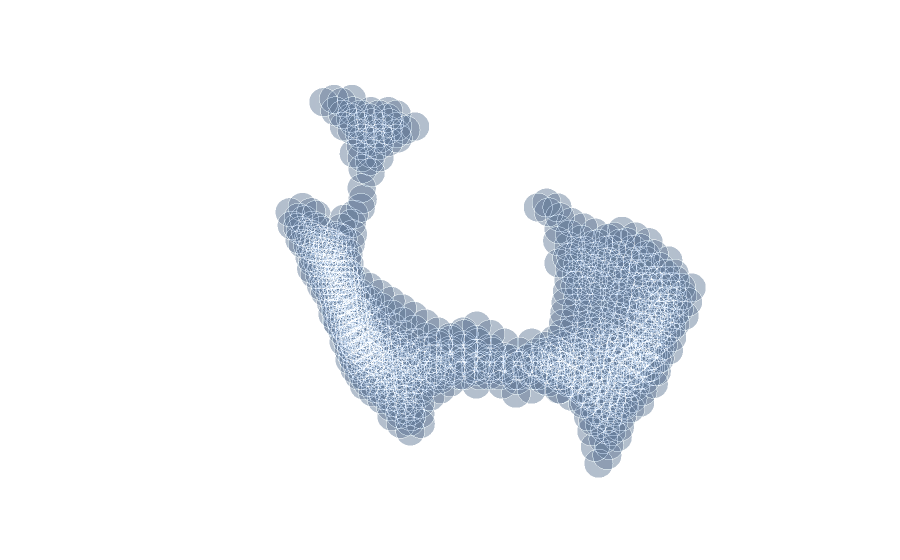
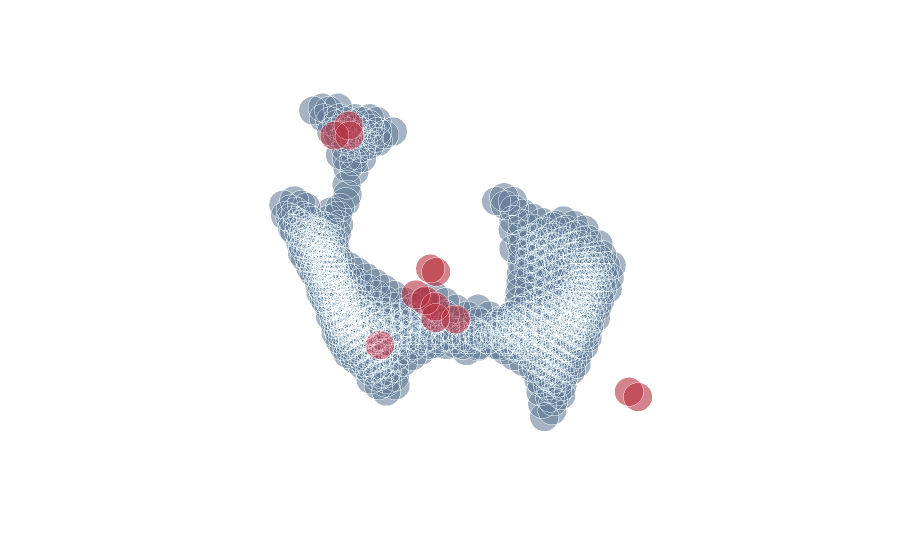
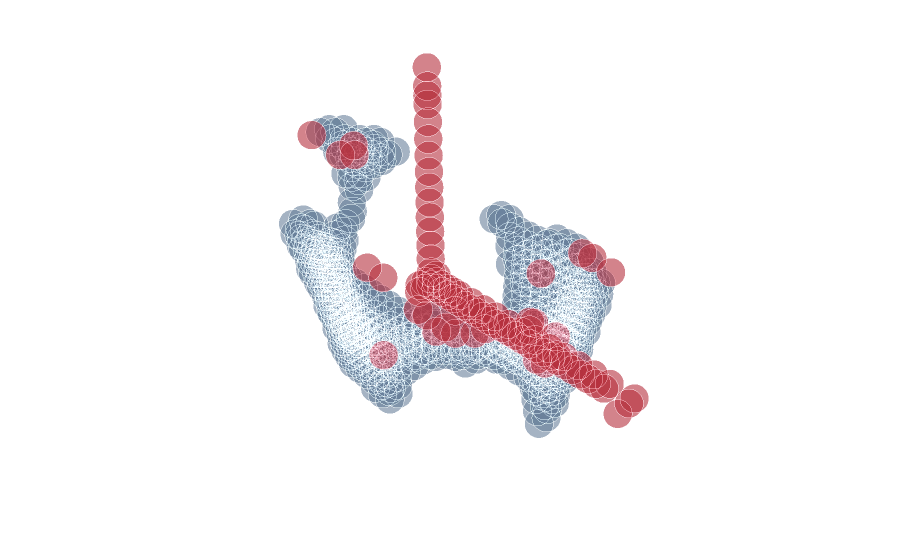
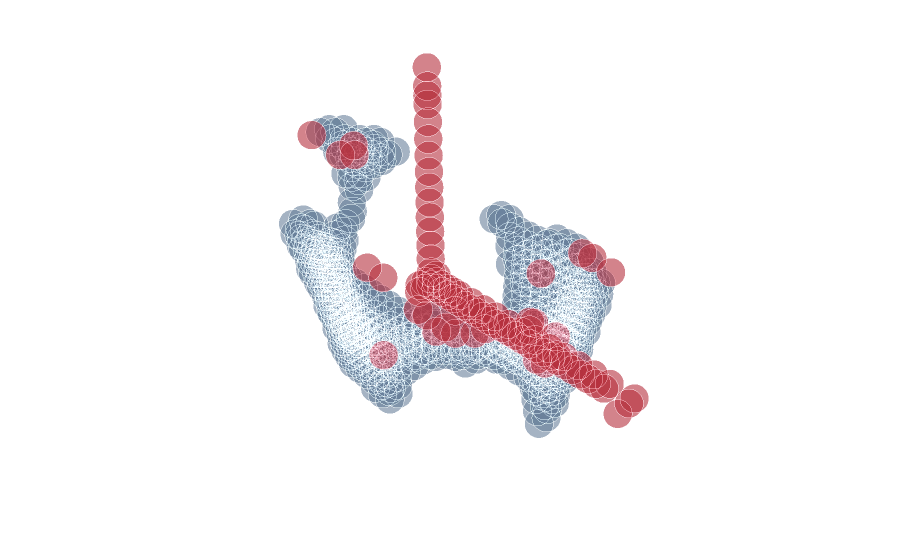

Notebook cell for these charts, in order:
### Code cell
l1loss = lambda a, b: np.mean(np.abs(a - b))
n = arq_voxels.shape[0]

# Uncomment the desire choice
i = np.random.choice(n) # get random index
#i = np.random.choice(np.argsort(improvement)[::-1][:int(n*.07)]) # get good result
#i = np.random.choice(np.argsort(improvement)[:int(n*.07)]) # get bad result

print('Complete object:')

#plot_vol(arq_voxels_target[i])###############################################################
n_voxels_target = np.sum(arq_voxels_target[i] == 1)

size = 10
print('Fractured object (l1=%.4f):' % l1loss(arq_voxels_target[i], arq_voxels[i]))
n_voxels = np.sum(arq_voxels[i] == 1)
missing_points = n_voxels_target - n_voxels
perc_missing = missing_points * 100 / n_voxels_target
print(f'Missing voxels: {missing_points} (%.2f%%)' % perc_missing)
#plot_one(arq_voxels[i])
plot_vol(arq_voxels[i], s=size)

print('Reconstruction (l1=%.4f):' % l1loss(arq_voxels_target[i], arq_result[i]))
missing_points_result = np.sum((arq_voxels_target[i] + (arq_result[i] > 0)) == 0)
extra_points = np.sum((arq_voxels_target[i] + (arq_result[i] > 0)) == 1)
print(f'Missing voxels    : {missing_points} -> {missing_points_result}')
print(f'Extra voxels added: {extra_points}')
#plot_vol(arq_voxels_target[i], s=size) #completo
plot_reconstruction(arq_voxels[i], arq_result[i], s=size)
# plot_reconstruction(arq_voxels[i], arq_voxels_target[i], s=size)
rerecon = model.predict_one(arq_result[i], 'bathtub', decode_label=True)
plot_reconstruction(arq_voxels[i], rerecon[0], s=size)
rererecon = model.predict_one(arq_result[i], 'bathtub', decode_label=True)
plot_reconstruction(arq_voxels[i], rererecon[0], s=size)

### Figure 1 — Plotly figure (JSON) as saved in the notebook; plotly's stock layout.template omitted (floating-point values rounded to 4 significant figures; data arrays with more than 128 entries replaced by an {"elided": "..."} marker saying what was removed)
{"data": [{"marker": {"color": "rgb(105, 127, 155)", "line": {"color": "rgba(217, 217, 217, 0.14)", "width": 0.5}, "opacity": 0.5, "size": 10}, "mode": "markers", "type": "scatter3d", "x": {"elided": "834 int values"}, "y": {"elided": "834 int values"}, "z": {"elided": "834 int values"}}], "layout": {"margin": {"b": 0, "l": 0, "r": 0, "t": 0}, "scene": {"xaxis": {"visible": false}, "yaxis": {"visible": false}, "zaxis": {"visible": false}}}}

### Figure 2 — Plotly figure (JSON) as saved in the notebook; plotly's stock layout.template omitted (floating-point values rounded to 4 significant figures; data arrays with more than 128 entries replaced by an {"elided": "..."} marker saying what was removed)
{"data": [{"marker": {"color": "rgb(105, 128, 155)", "line": {"color": "rgba(217, 217, 217, 0.14)", "width": 0.5}, "opacity": 0.6, "size": 10}, "mode": "markers", "type": "scatter3d", "x": {"elided": "834 int values"}, "y": {"elided": "834 int values"}, "z": {"elided": "834 int values"}}, {"marker": {"color": "rgb(182, 49, 62)", "line": {"color": "rgba(217, 217, 217, 0.14)", "width": 0.5}, "opacity": 0.6, "size": 10}, "mode": "markers", "type": "scatter3d", "x": [0, 0, 1, 1, 11, 11, 12, 20, 21, 21, 21, 21, 21], "y": [0, 1, 29, 30, 1, 1, 0, 15, 21, 22, 23, 23, 25], "z": [0, 0, 0, 0, 21, 22, 21, 9, 18, 18, 17, 18, 18]}], "layout": {"margin": {"b": 0, "l": 0, "r": 0, "t": 0}, "scene": {"xaxis": {"visible": false}, "yaxis": {"visible": false}, "zaxis": {"visible": false}}, "showlegend": false}}

### Figure 3 — Plotly figure (JSON) as saved in the notebook; plotly's stock layout.template omitted (floating-point values rounded to 4 significant figures; data arrays with more than 128 entries replaced by an {"elided": "..."} marker saying what was removed)
{"data": [{"marker": {"color": "rgb(105, 128, 155)", "line": {"color": "rgba(217, 217, 217, 0.14)", "width": 0.5}, "opacity": 0.6, "size": 10}, "mode": "markers", "type": "scatter3d", "x": {"elided": "834 int values"}, "y": {"elided": "834 int values"}, "z": {"elided": "834 int values"}}, {"marker": {"color": "rgb(182, 49, 62)", "line": {"color": "rgba(217, 217, 217, 0.14)", "width": 0.5}, "opacity": 0.6, "size": 10}, "mode": "markers", "type": "scatter3d", "x": [0, 0, 0, 0, 0, 0, 0, 0, 0, 0, 0, 0, 0, 0, 0, 0, 0, 0, 0, 0, 0, 0, 0, 0, 0, 0, 0, 0, 0, 0, 0, 0, 0, 0, 1, 1, 1, 1, 1, 1, 1, 1, 1, 1, 1, 1, 1, 1, 1, 1, 1, 1, 1, 1, 1, 1, 1, 1, 1, 1, 1, 1, 1, 2, 2, 3, 3, 7, 7, 7, 8, 8, 8, 9, 9, 11, 11, 12, 15, 17, 18, 19, 20, 20, 20, 20, 21, 21, 21, 21, 21, 21, 21], "y": [0, 0, 0, 0, 0, 0, 0, 0, 0, 0, 0, 0, 0, 0, 0, 0, 1, 1, 2, 3, 4, 5, 7, 9, 11, 13, 15, 17, 19, 21, 23, 25, 27, 30, 0, 1, 2, 3, 4, 5, 6, 7, 8, 9, 10, 11, 12, 13, 14, 15, 16, 17, 18, 19, 20, 21, 22, 23, 24, 25, 26, 27, 30, 0, 1, 1, 30, 22, 26, 27, 22, 22, 25, 26, 30, 1, 1, 0, 0, 29, 31, 31, 15, 24, 26, 27, 15, 17, 21, 22, 23, 24, 25], "z": [0, 1, 3, 5, 7, 9, 11, 13, 15, 17, 19, 21, 23, 24, 25, 27, 0, 1, 0, 0, 0, 0, 0, 0, 0, 0, 0, 0, 0, 0, 0, 0, 0, 0, 0, 0, 0, 0, 0, 0, 0, 0, 0, 0, 0, 0, 0, 0, 0, 0, 0, 0, 0, 0, 0, 0, 0, 0, 0, 0, 0, 0, 0, 0, 0, 0, 0, 15, 19, 19, 9, 10, 10, 9, 20, 21, 22, 21, 24, 19, 17, 18, 9, 19, 18, 19, 19, 19, 18, 18, 17, 18, 18]}], "layout": {"margin": {"b": 0, "l": 0, "r": 0, "t": 0}, "scene": {"xaxis": {"visible": false}, "yaxis": {"visible": false}, "zaxis": {"visible": false}}, "showlegend": false}}

### Figure 4 — Plotly figure (JSON) as saved in the notebook; plotly's stock layout.template omitted (floating-point values rounded to 4 significant figures; data arrays with more than 128 entries replaced by an {"elided": "..."} marker saying what was removed)
{"data": [{"marker": {"color": "rgb(105, 128, 155)", "line": {"color": "rgba(217, 217, 217, 0.14)", "width": 0.5}, "opacity": 0.6, "size": 10}, "mode": "markers", "type": "scatter3d", "x": {"elided": "834 int values"}, "y": {"elided": "834 int values"}, "z": {"elided": "834 int values"}}, {"marker": {"color": "rgb(182, 49, 62)", "line": {"color": "rgba(217, 217, 217, 0.14)", "width": 0.5}, "opacity": 0.6, "size": 10}, "mode": "markers", "type": "scatter3d", "x": [0, 0, 0, 0, 0, 0, 0, 0, 0, 0, 0, 0, 0, 0, 0, 0, 0, 0, 0, 0, 0, 0, 0, 0, 0, 0, 0, 0, 0, 0, 0, 0, 0, 0, 1, 1, 1, 1, 1, 1, 1, 1, 1, 1, 1, 1, 1, 1, 1, 1, 1, 1, 1, 1, 1, 1, 1, 1, 1, 1, 1, 1, 1, 2, 2, 3, 3, 7, 7, 7, 8, 8, 8, 9, 9, 11, 11, 12, 15, 17, 18, 19, 20, 20, 20, 20, 21, 21, 21, 21, 21, 21, 21], "y": [0, 0, 0, 0, 0, 0, 0, 0, 0, 0, 0, 0, 0, 0, 0, 0, 1, 1, 2, 3, 4, 5, 7, 9, 11, 13, 15, 17, 19, 21, 23, 25, 27, 30, 0, 1, 2, 3, 4, 5, 6, 7, 8, 9, 10, 11, 12, 13, 14, 15, 16, 17, 18, 19, 20, 21, 22, 23, 24, 25, 26, 27, 30, 0, 1, 1, 30, 22, 26, 27, 22, 22, 25, 26, 30, 1, 1, 0, 0, 29, 31, 31, 15, 24, 26, 27, 15, 17, 21, 22, 23, 24, 25], "z": [0, 1, 3, 5, 7, 9, 11, 13, 15, 17, 19, 21, 23, 24, 25, 27, 0, 1, 0, 0, 0, 0, 0, 0, 0, 0, 0, 0, 0, 0, 0, 0, 0, 0, 0, 0, 0, 0, 0, 0, 0, 0, 0, 0, 0, 0, 0, 0, 0, 0, 0, 0, 0, 0, 0, 0, 0, 0, 0, 0, 0, 0, 0, 0, 0, 0, 0, 15, 19, 19, 9, 10, 10, 9, 20, 21, 22, 21, 24, 19, 17, 18, 9, 19, 18, 19, 19, 19, 18, 18, 17, 18, 18]}], "layout": {"margin": {"b": 0, "l": 0, "r": 0, "t": 0}, "scene": {"xaxis": {"visible": false}, "yaxis": {"visible": false}, "zaxis": {"visible": false}}, "showlegend": false}}
